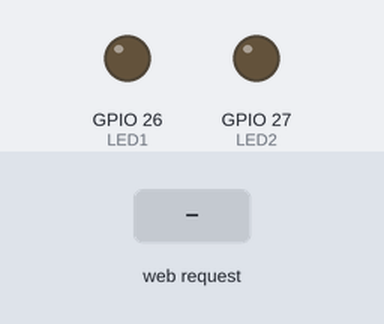
Bench run of a program on a simulated ESP32. On the bench: output pins drawn as LEDs (lit = HIGH). The test bench sets the inputs (shaded band). WiFi joins after 1.5 s; servers stay silent unless stated; what the program prints to the serial monitor is not drawn.

Above: at 2.7 s.
2.8 s: HTTP request GET /26/on received
At 4.0 s:
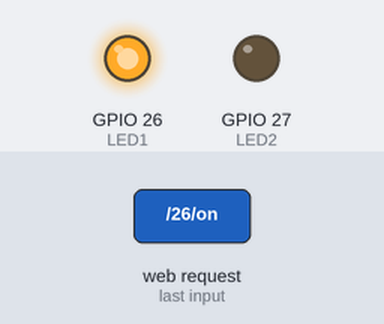
4.3 s: HTTP request GET /27/on received
At 5.3 s:
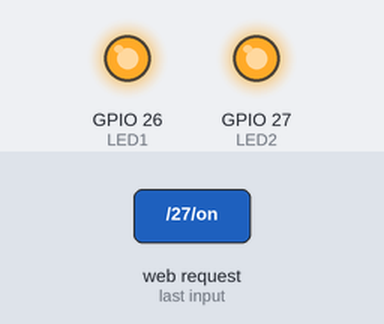
5.8 s: HTTP request GET /26/off received
At 6.4 s:
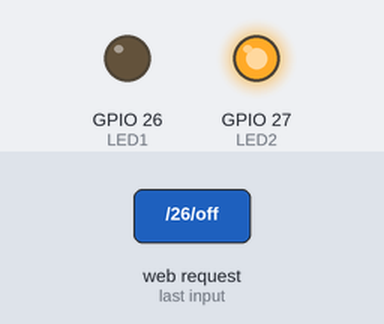
7.3 s: HTTP request GET /27/off received
At 7.6 s:
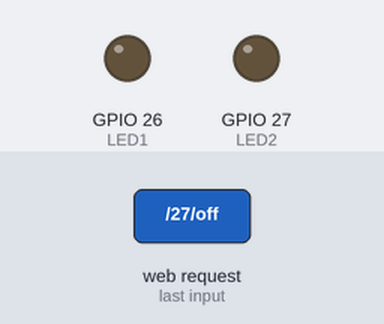
Timing chart, 0 to 9.8 s (numbered marks = the images above; inputs shaded):
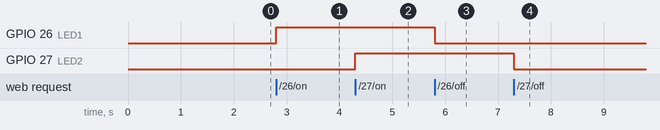

The program:

main.cpp
```cpp
#include <Arduino.h>
#include <WiFi.h>
#include <WebServer.h>

#define ssid "Andre"
#define password "andre123"
#define LED1 26
#define LED2 27

String output26State = "off";
String output27State = "off";

WebServer server(80);

void handleRoot()
{
  String html = "<!DOCTYPE html><html><head><meta name=\"viewport\" content=\"width=device-width, initial-scale=1\">";
  html += "<link rel=\"icon\" href=\"data:,\">";
  html += "<style>html { font-family: Helvetica; display: inline-block; margin: 0px auto; text-align: center;}";
  html += ".button { background-color: #4CAF50; border: none; color: white; padding: 16px 40px; text-decoration: none; font-size: 30px; margin: 2px; cursor: pointer;}";
  html += ".button2 { background-color: #FF0000; }</style></head>";

  html += "<body><h1>ESP32 Web Server</h1>";

  html += "<p>GPIO 26 - State " + output26State + "</p>";
  if (output26State == "off")
  {
    html += "<p><a href=\"/26/on\"><button class=\"button\">ON</button></a></p>";
  }
  else
  {
    html += "<p><a href=\"/26/off\"><button class=\"button button2\">OFF</button></a></p>";
  }

  html += "<p>GPIO 27 - State " + output27State + "</p>";
  if (output27State == "off")
  {
    html += "<p><a href=\"/27/on\"><button class=\"button\">ON</button></a></p>";
  }
  else
  {
    html += "<p><a href=\"/27/off\"><button class=\"button button2\">OFF</button></a></p>";
  }

  html += "</body></html>";
  server.send(200, "text/html", html);
}

void handleGPIO26On()
{
  output26State = "on";
  digitalWrite(LED1, HIGH);
  handleRoot();
}

void handleGPIO26Off()
{
  output26State = "off";
  digitalWrite(LED1, LOW);
  handleRoot();
}

void handleGPIO27On()
{
  output27State = "on";
  digitalWrite(LED2, HIGH);
  handleRoot();
}

void handleGPIO27Off()
{
  output27State = "off";
  digitalWrite(LED2, LOW);
  handleRoot();
}

void setup()
{
  Serial.begin(115200);

  pinMode(LED1, OUTPUT);
  pinMode(LED2, OUTPUT);
  digitalWrite(LED1, LOW);
  digitalWrite(LED2, LOW);

  Serial.print("Connecting to");
  Serial.println(ssid);

  WiFi.begin(ssid, password);

  while (WiFi.status() != WL_CONNECTED)
  {
    delay(500);
    Serial.print(".");
  }

  Serial.println("\n Wifi Connected.");
  Serial.print("IP Address: ");
  Serial.println(WiFi.localIP());

  server.on("/", handleRoot);
  server.on("/26/on", handleGPIO26On);
  server.on("/26/off", handleGPIO26Off);
  server.on("/27/on", handleGPIO27On);
  server.on("/27/off", handleGPIO27Off);

  server.begin();
  Serial.println("HTTP Server Started");
}

void loop()
{
  server.handleClient();
}
```

Measured:
- after the input at 2.8 s, GPIO 26 (LED1): LOW → HIGH at once
- after the input at 4.3 s, GPIO 27 (LED2): LOW → HIGH at once
- after the input at 5.8 s, GPIO 26 (LED1): HIGH → LOW at once
- after the input at 7.3 s, GPIO 27 (LED2): HIGH → LOW at once
